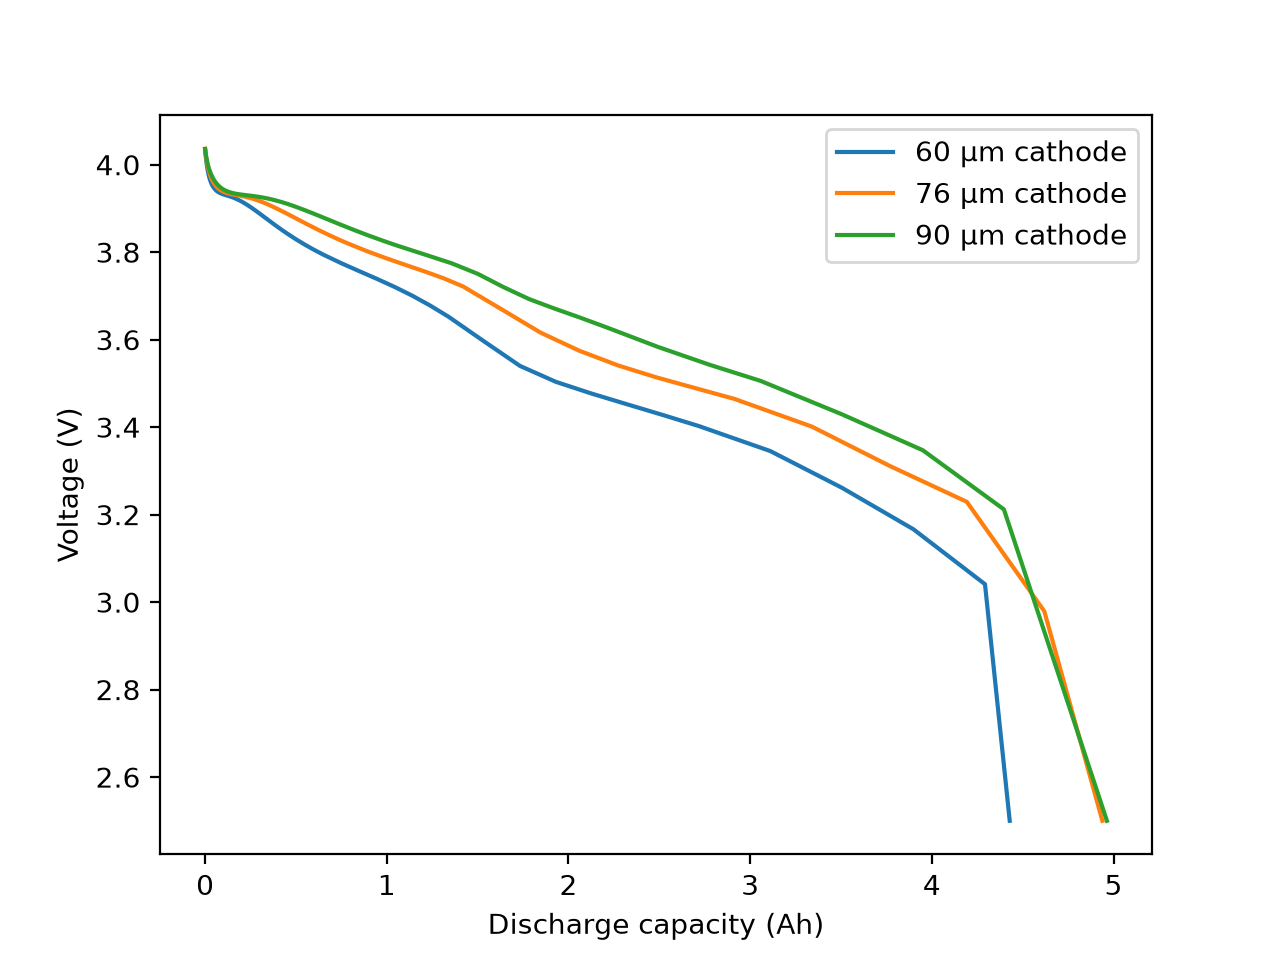

Python code for this plot:
import pybamm
import matplotlib.pyplot as plt

model = pybamm.lithium_ion.SPMe()  # faster, simpler model

for t in [60e-6, 75.6e-6, 90e-6]:
    param = pybamm.ParameterValues("Chen2020")
    param["Positive electrode thickness [m]"] = t
    sim = pybamm.Simulation(model, parameter_values=param)
    sol = sim.solve([0, 5000])
    plt.plot(sol["Discharge capacity [A.h]"].entries,
             sol["Voltage [V]"].entries,
             label=f"{t*1e6:.0f} µm cathode")

plt.xlabel("Discharge capacity (Ah)")
plt.ylabel("Voltage (V)")
plt.legend()
plt.savefig("explore/thickness_sweep.png", dpi=200)
plt.show()
